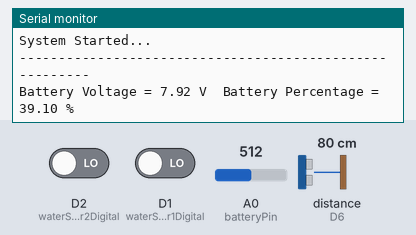
Simulated run of this sketch. Board: ESP8266 (NodeMCU). Shown: the last lines printed to the serial monitor. Wiring (inferred from the names in the program): ultrasonic range finder: trigger D5; echo D6. Inputs (shaded band) come from the test bench; at power-on: distance to the obstacle (sensor on D6) 80 cm, A0 (batteryPin) = 512, D2 (waterSensor2Digital) LOW, D1 (waterSensor1Digital) LOW. The echo pulse lasts 58.3 µs per cm.

Above: at 1.2 s.
1.3 s: distance to the obstacle (sensor on D6) set to 2 cm
At 3.2 s:
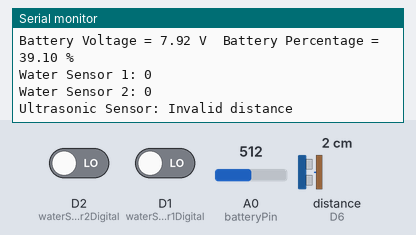
3.5 s: distance to the obstacle (sensor on D6) set to 4 cm
At 8.6 s:
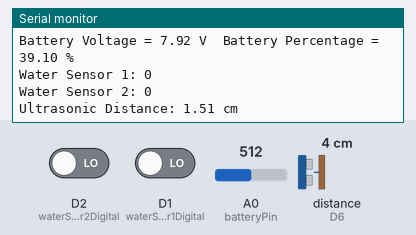
14.2 s: A0 (batteryPin) set to 390
At 17.3 s:
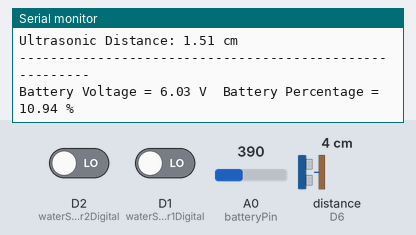

Measured:
- after the input at 1.3 s, the serial monitor: prints a new line after 0.77 s (image 1)
- after the input at 3.5 s, the serial monitor: prints a new line after 3.9 s (image 2)
- after the input at 14.2 s, the serial monitor: prints a new line after 1.9 s (image 3)

The sketch:

GeoGuardNodeMCU.ino
```cpp
// Define pins
const int batteryPin = A0;        // Battery monitoring pin
const int waterSensor1Digital = D1;   // Digital pin for the first water sensor
const int waterSensor2Digital = D2;   // Digital pin for the second water sensor
const int trigPin = D5;           // Trig pin for ultrasonic sensor
const int echoPin = D6;           // Echo pin for ultrasonic sensor

// Battery monitoring variables
float voltage;
float bat_percentage;

// New conversion factor
const float conversionFactor = 2;


void setup() {
  Serial.begin(9600);
  Serial.println("System Started...");
  pinMode(trigPin, OUTPUT);
  pinMode(echoPin, INPUT);
  pinMode(waterSensor1Digital, INPUT);
  pinMode(waterSensor2Digital, INPUT);
}

void loop() {
  // Read battery voltage
  int sensorValue = analogRead(batteryPin);
  voltage = (((sensorValue * 3.3) / 1024) * 4.8 );
  bat_percentage = mapfloat(voltage, 5.3, 12.0, 0, 100);

  // Clamp battery percentage within range
  if (bat_percentage >= 100) {
    bat_percentage = 100;
  } else if (bat_percentage <= 0) {
    bat_percentage = 1;
  }

  // Print Battery Information
  Serial.println("--------------------------------------------------------");
  Serial.print("Battery Voltage = ");
  Serial.print(voltage);
  Serial.print(" V\tBattery Percentage = ");
  Serial.print(bat_percentage);
  Serial.println(" %");

  // Read water sensors
  int waterSensor1Value = pulseIn(waterSensor1Digital, HIGH);
  int waterSensor2Value = pulseIn(waterSensor2Digital, HIGH);

  // Convert digital readings to analog-like values using the new conversion factor
  int waterSensor1Analog = waterSensor1Value / conversionFactor;
  int waterSensor2Analog = waterSensor2Value / conversionFactor;

  // Print Water Sensor Information
  Serial.print("Water Sensor 1: ");
  Serial.println(waterSensor1Analog);
  Serial.print("Water Sensor 2: ");
  Serial.println(waterSensor2Analog);

  // Read ultrasonic sensor
  float duration, distance;
  digitalWrite(trigPin, LOW);
  delayMicroseconds(5); // Increased delay to ensure proper triggering
  digitalWrite(trigPin, HIGH);
  delayMicroseconds(10);
  digitalWrite(trigPin, LOW);

  duration = pulseIn(echoPin, HIGH); // Timeout of 30ms to avoid lockup
  if (duration == 0) {
    Serial.println("Ultrasonic Sensor: No echo received");
  } else {
    distance = (duration / 2) * 0.0344 - 2.51;

    // Validate and print Ultrasonic Sensor Information
    if (distance > 0 && distance < 400) { // Valid range for HC-SR04 sensor
      Serial.print("Ultrasonic Distance: ");
      Serial.print(distance);
      Serial.println(" cm");
    } else {
      Serial.println("Ultrasonic Sensor: Invalid distance");
    }
  }

  delay(3300);  // Delay for 1 second before next reading
}

// Function to map float values
float mapfloat(float x, float in_min, float in_max, float out_min, float out_max) {
  return (x - in_min) * (out_max - out_min) / (in_max - in_min) + out_min;
}
```
